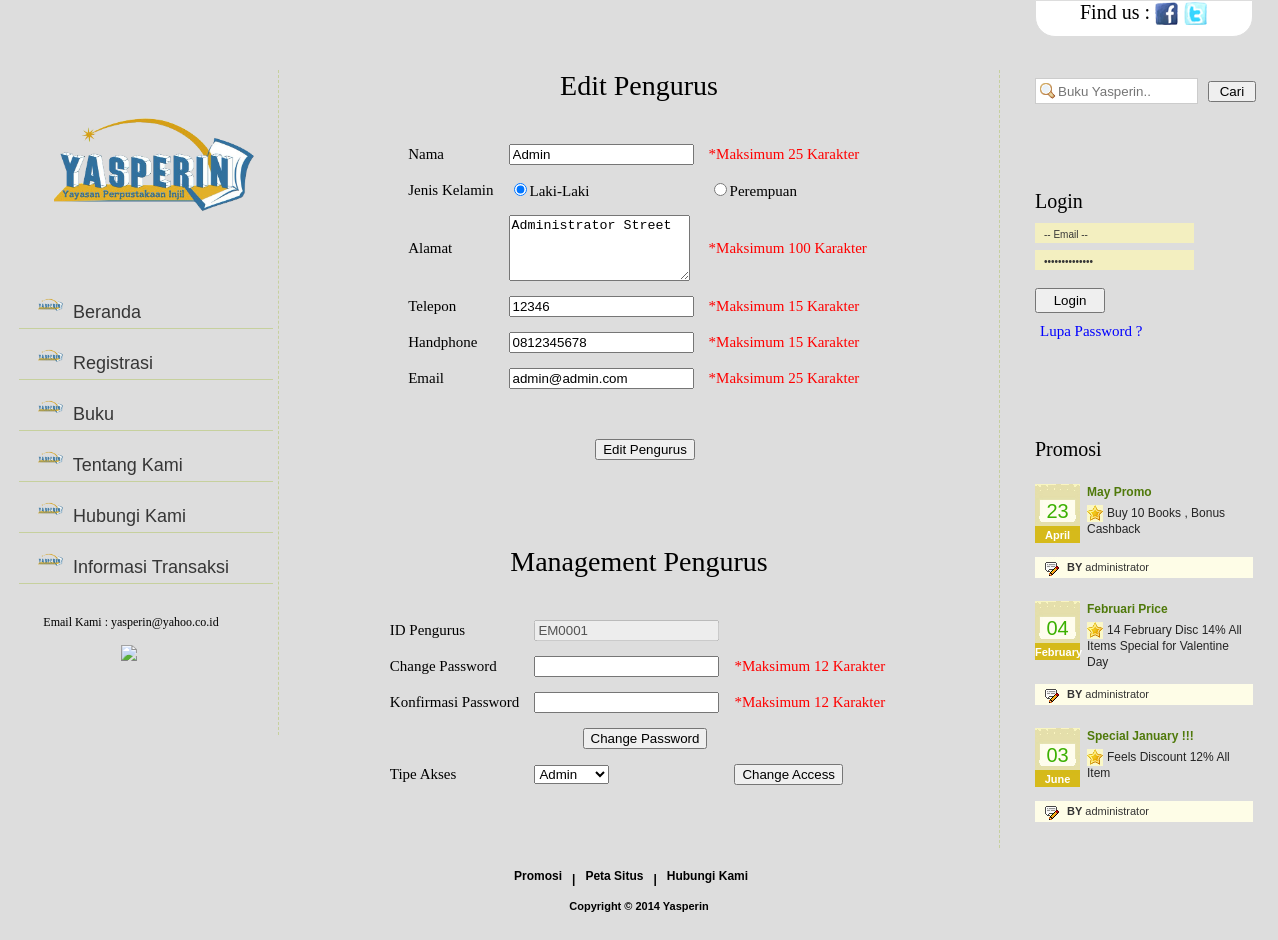
The page /ubah_pengurus.php?id=EM0001 on the database its author committed.
### tables this page shows
CREATE TABLE IF NOT EXISTS `pengurus` (
  `IdPengurus` varchar(6) NOT NULL,
  `Sandi` varchar(50) NOT NULL,
  `TipeAkses` varchar(10) NOT NULL,
  `Nama` varchar(25) NOT NULL,
  `JenisKelamin` varchar(1) NOT NULL,
  `Alamat` varchar(100) NOT NULL,
  `Email` varchar(25) NOT NULL,
  `Phone` varchar(15) NOT NULL,
  `Handphone` varchar(15) NOT NULL,
  PRIMARY KEY (`IdPengurus`)
);

CREATE TABLE IF NOT EXISTS `promo` (
  `IDPromosi` int(11) NOT NULL AUTO_INCREMENT,
  `JudulPromo` varchar(100) NOT NULL,
  `IsiPromo` text NOT NULL,
  `TglPromo` date NOT NULL,
  `IdPengurus` varchar(15) NOT NULL,
  PRIMARY KEY (`IDPromosi`)
);

### ubah_pengurus.php (the view, shortened to what this page needs)
<?php
require("header.php");
?>
	<div id="contentWrap">
 		<div id="contentPanel">
		<?php require("leftPanel.php"); ?>
<div id="middlePanel">
   				<div class="top">
    				<h2 align="center">Edit Pengurus</h2>
    				<?php
						$iduser= $_GET['id'];
						$rs = mysql_query("select * from pengurus where IdPengurus='$iduser'");
						$row = mysql_fetch_array($rs);
					?>
   				</div>
                <div class="bottom">
            	<form action="controller/doUbahPengurus.php?id=<?php echo $iduser; ?>" method="post">
                <table border="0" align="center" cellspacing="5px" cellpadding="5px">
					<tr>
						<td><label>Nama</label></td>
						<td><input type="text" name="txtnama" id="txtnama" onblur="cekNama()" value="<?php echo $row['Nama'] ?>"/></td>
						<td><font color="red">*Maksimum 25 Karakter</font></td>
						<td><div id="pic_nama"></div></td>
					</tr>
					<tr>
						<td><label>Jenis Kelamin</label></td>
						<td><input type="radio" name="txtgender" id="gender1" value="M" <?php if($row['JenisKelamin'] == "M") echo "checked='checked'"; ?> />Laki-Laki</td>
						<td><input type="radio" name="txtgender" id="gender2"  value="F" <?php if($row['JenisKelamin'] == "F") echo "checked='checked'"; ?>/>Perempuan</td>
					</tr>
					<tr>
						<td><label>Alamat</label></td>
						<td><textarea name="txtaddress" id="txtaddress" cols="20" rows="4" onblur="cekAddress()"><?php echo $row['Alamat']; ?></textarea></td>
						<td><font color="red">*Maksimum 100 Karakter</font></td>
						<td><div id="pic_address"></div></td>
					</tr>
					<tr>
						<td><label>Telepon</label></td>
						<td><input type="text" name="txtphone" id="txtphone" onblur="cekPhone()" value="<?php echo $row['Phone']; ?>"/></td>
						<td><font color="red">*Maksimum 15 Karakter</font></td>
						<td><div id="pic_phone"></div></td>
					</tr>
					<tr>
						<td><label>Handphone</label></td>
						<td><input type="text" name="txtcell" id="txtcell" onblur="cekCell()" value="<?php echo $row['Handphone'] ?>"/></td>
						<td><font color="red">*Maksimum 15 Karakter</font></td>
						<td><div id="pic_cell"></div></td>
					</tr>
					<tr>
						<td><label>Email</label></td>
						<td><input type="text" name="txtemail" id="txtemail" onblur="cekEmail()" value="<?php echo $row['Email'] ?>" /></td>
						<td><font color="red">*Maksimum 25 Karakter</font></td>
						<td><div id="pic_email"></div></td>
					</tr>
					<tr height="30px"></tr>
					<tr>
						<td colspan="4" align="center"><input type="submit" value="Edit Pengurus" onclick="return cekEditPengurus();" /></td>
					</tr>
					<tr height="20px"></tr>
					<tr>
						<td colspan="4" align="center"><label id="error" style="font-size:12px;color:red" ><?php
						$error = $_REQUEST['error'];
						if($error != NULL)
						echo $error; ?></label></td>
					</tr>
				</table>
                </form>
	</div>
		<div class="top">
		<br/><br/>
				<h2 align="center">Management Pengurus</h2>
		</div>
        <div class="bottom">
            	<form action="controller/doUbahSandiPengurus.php?id=<?php echo $iduser; ?>" method="post">
                <table border="0" align="center" cellspacing="5px" cellpadding="5px">
					<tr>
						<td><label>ID Pengurus</label></td>
						<td><input type="text" name="txtUsername" id="txtUsername" value="<?php echo $row['IdPengurus']; ?>" onblur="cekUsername()" disabled="disabled"/></td>
						<td></td>
						<td><div id="pic_username"></div></td>
					</tr>
					<tr>
						<td><label>Change Password</label></td>
						<td><input type="password" name="txtpassword" id="txtpassword"  onblur="cekPassword()"/></td>
						<td><font color="red">*Maksimum 12 Karakter</font></td>
						<td><div id="pic_password"></div></td>
					</tr>
					<tr>
						<td><label>Konfirmasi Password</label></td>
						<td><input type="password" name="txtconfirm" id="txtconfirm" onblur="cekConfirm()" /></td>
						<td><font color="red">*Maksimum 12 Karakter</font></td>
						<td><div id="pic_confirm"></div></td>
					</tr>
					<tr>
						<td colspan="4" align="center"><input type="submit" value="Change Password" onclick="return cekEditPassword();" /></td>
					</tr>
					 </form>
					<tr>
						<form method="post" action="controller/doUbahAkses.php?id=<?php echo $iduser; ?>">
						<td>Tipe Akses</td>
						<td><select name="txtakses">
							<option selected="selected" value="<?php echo $row['TipeAkses']; ?>"><?php echo $row['TipeAkses']; ?></option>
						</select> </td>
						<td><input type="submit" value="Change Access"/></td>
						</form>
					</tr>
					<tr>
						<td colspan="4" align="center"><label id="error" style="font-size:12px;color:red" ><?php
						$error2 = $_REQUEST['error2'];
						if($error2 != NULL)
						echo $error2; ?></label></td>
					</tr>
			</div>
  			</div>
	<?php
			require("rightPanel.php");
		?>
 		</div>
	</div>
	<?php
		require("footer.php");
	?>
</body>
</html>

### rightPanel.php (shortened to what this page needs)
<div id="rigtPanel">
			<div id="header-search" >
			<form method="post" action="cari_buku.php">
			<input type="text" name="txtsearch" class="search" placeholder="Buku Yasperin.." id="search" />
			<input type="submit" value=" Cari "  />
			</form>
			</div>
			   <div class="contacts">
			   	<br/><br/>
				<?php
					if($nama == NULL || $nama == "")
					{
				?>
   				<h2>Login</h2>
				<form method="POST" action="controller/doLoginUser.php">
   				<input class="inp" name="txtusername" type="text" value="-- Email --" onfocus="if(this.value=='-- Email --')this.value=''" onblur="if(this.value=='')this.value='-- Email --'"/>
   				<input class="inp" name="txtpassword" type="password" value="-- Password --" onfocus="if(this.value=='-- Password --')this.value=''" onblur="if(this.value=='')this.value='-- Password --'"/>
				<br/>
				<input type="submit" value="Login" style="width:70px;height:25px;margin-right:10px"/>
				<br/>
				<a href="lupasandi.php">Lupa Password ?</a>
				<br/>
				<div class="error">
				</div>
				</form>
				<?php
					}
				?>
  				</div>
  				<div class="services">
			<br/><br/>
			<br/><br/>
   				<h2>Promosi</h2>
   				<ul>
				<?php
				$rs = mysql_query("select * from promo order by IDPromosi desc");
				while($row = mysql_fetch_array($rs))
				{
				$date = $row["TglPromo"];
				?>
    					<li>
      						<div class="cal"><?php echo date("d", strtotime($date)); ?><span><?php echo date("F", strtotime($date)); ?></span></div>
      						<h2><?php echo $row["JudulPromo"]; ?></h2>
      						<p><?php echo $row["IsiPromo"]; ?></p>
      						<div class="author"><span>BY</span> administrator</div>
    					</li>
				<?php
					}
				?>
   				</ul>
  				</div>
 			</div>

### styles.css (style rules this page uses)
body { margin:0px; padding:0px; background:#DDDDDD;font-family:Verdana; }
#contentWrap { width:100%; margin:0px; padding:0px; float:left; background:#DDDDDD repeat-x }
#contentPanel { width:1240px; margin:0 auto; padding:33px 0 0 0 }
#header-search { bottom: 0; right: 0; width: 252px; height: 34px; padding: 8px 0 25px 0px; }
input.search { background:#FFFFFF url(images/search.png) no-repeat 4px 4px; padding:4px 4px 4px 22px; border:1px solid #CCCCCC; width: 135px; height: 16px; margin-right: 6px; color:#5F5F5F; }
#middlePanel { width:688px; margin:0px; padding:0 0 38px 32px; float:left; border-right:#c6d09d dashed 1px }
#middlePanel .top { width:650px; margin:0px; padding:0 0 0 3px; float:left }
#middlePanel .top h2 { width:650px; margin:0px; padding:0px; float:left; font-family:Verdana; font-size:28px; color:#000000; line-height:32px; font-weight:normal }
#middlePanel .bottom { width:668px; margin:32px 0 0 0; padding:0px; float:left; font-family:Verdana; font-size:15px; }
#rigtPanel { width:218px; margin:0px; padding:0 0 0 35px; float:left }
#rigtPanel .services { width:218px; margin:0px; padding:0px; float:left }
#rigtPanel .services h2 { width:218px; margin:0px; padding:0px; float:left; font-family:Verdana; font-size:20px; color:#000000; line-height:24px; font-weight:normal }
#rigtPanel .services ul { width:218px; margin:23px 0 0 0; padding:0px; float:left; display:block }
#rigtPanel .services ul li { width:218px; margin:0px; padding:0 0 23px 0; float:left; display:block }
#rigtPanel .services ul li .cal { width:45px; height:44px; margin:0px; padding:15px 0 0 0; float:left; font-family:Arial; font-size:20px; color:#3bb000; line-height:24px; text-align:center; background:url(images/calendar.jpg) no-repeat }
#rigtPanel .services ul li .cal span { width:45px; float:left; padding:0px; font-family:Arial; font-size:11px; color:#FFFFFF; text-align:center; font-weight:bold; margin:0px }
#rigtPanel .services ul li h2 { width:164px; margin:0px; padding:0 0 0 7px; float:left; font-family:Arial; font-size:12px; color:#4f790a; line-height:16px; font-weight:bold }
#rigtPanel .services ul li p { width:165px; margin:5px 0 0 0; padding:0 0 0 7px; float:left; font-family:Arial; font-size:12px; color:#252525; line-height:16px; text-indent:20px; background:url(images/star.jpg) no-repeat 7px 0 }
#rigtPanel .services ul li .author { width:186px; height:21px; margin:14px 0 0 0; padding:0 0 0 32px; float:left; font-family:Arial; font-size:11px; color:#343434; line-height:20px; background:#fefde7 url(images/author.jpg) no-repeat 10px 0 }
#rigtPanel .services ul li .author span { font-weight:bold }
#rigtPanel .contacts { width:220px; margin:16px 0 0 0; padding:0px; float:left ;font-family:Verdana; }
#rigtPanel .contacts h2 { width:200px; margin:0px; padding:0 0 3px 0; float:left; font-family:Verdana; font-size:20px; color:#000000; line-height:24px; font-weight:normal }
#rigtPanel .contacts .inp { width:150px; height:17px; margin:7px 0 0 0; padding:3px 0 0 9px; float:left; font-family:Arial; font-size:10px; color:#363636; border:0px; background:#f3efc0 }
#rigtPanel .contacts a { height:16px; margin:10px 0 0 0; margin-left:5px; padding:0px; float:left; color:blue; font-family:Verdana; font-size:15px; text-decoration:none; }
#rigtPanel .error { width:200px; height:16px; margin:10px 0 0 0; margin-left:5px; padding:0px; float:left; font-family:Arial; font-size:12px;text-decoration:none; color:red; }

### rows shown on the page
pengurus: txtnama "Admin", JenisKelamin "☑", txtaddress "Administrator Street", txtphone "12346", txtcell "0812345678", txtemail "admin@admin.com", txtUsername "EM0001", txtakses "Admin"
promo: TglPromo "23", TglPromo "April", JudulPromo "May Promo", IsiPromo "Buy 10 Books , Bonus Cashback"
promo: TglPromo "04", TglPromo "February", JudulPromo "Februari Price", IsiPromo "14 February Disc 14% All Items Special for Valentine Day"
promo: TglPromo "03", TglPromo "June", JudulPromo "Special January !!!", IsiPromo "Feels Discount 12% All Item"
